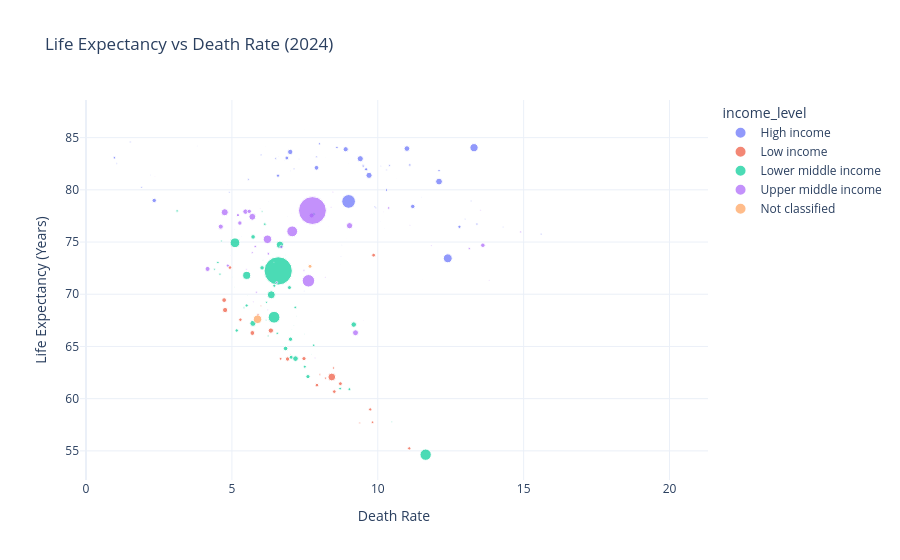

Write notebook code for a chart like this one.
### Code cell
import pandas as pd
import plotly.express as px

df = pd.read_csv("health_indicators.csv")

latest_year = df["year"].max()

plot_data = df[df["year"] == latest_year]

fig = px.scatter(
    plot_data,
    x="death_rate",
    y="life_expectancy",
    color="income_level",
    hover_name="country_name",
    size="population",
    title=f"Life Expectancy vs Death Rate ({latest_year})"
)

fig.update_layout(
    template="plotly_white",
    xaxis_title="Death Rate",
    yaxis_title="Life Expectancy (Years)"
)

fig.show()

### Figure 1 — Plotly figure (JSON) as saved in the notebook; plotly's stock layout.template omitted (floating-point values rounded to 4 significant figures)
{"data": [{"hovertemplate": "<b>%{hovertext}</b><br><br>income_level=High income<br>death_rate=%{x}<br>life_expectancy=%{y}<br>population=%{marker.size}<extra></extra>", "hovertext": ["Aruba", "Andorra", "United Arab Emirates", "American Samoa", "Antigua and Barbuda", "Australia", "Austria", "Belgium", "Bulgaria", "Bahrain", "Bahamas, The", "Bermuda", "Barbados", "Brunei Darussalam", "Canada", "Switzerland", "Chile", "Costa Rica", "Curacao", "Cayman Islands", "Cyprus", "Czechia", "Germany", "Denmark", "Spain", "Estonia", "Finland", "France", "Faroe Islands", "United Kingdom", "Greece", "Greenland", "Guam", "Guyana", "Croatia", "Hungary", "Isle of Man", "Ireland", "Iceland", "Italy", "Japan", "St. Kitts and Nevis", "Korea, Rep.", "Kuwait", "Liechtenstein", "Lithuania", "Luxembourg", "Latvia", "St. Martin (French part)", "Monaco", "Malta", "Northern Mariana Islands", "New Caledonia", "Netherlands", "Norway", "Nauru", "New Zealand", "Oman", "Panama", "Palau", "Poland", "Puerto Rico (US)", "Portugal", "French Polynesia", "Qatar", "Romania", "Russian Federation", "Saudi Arabia", "Singapore", "San Marino", "Slovak Republic", "Slovenia", "Sweden", "Sint Maarten (Dutch part)", "Seychelles", "Turks and Caicos Islands", "Trinidad and Tobago", "Uruguay", "United States", "British Virgin Islands", "Virgin Islands (U.S.)"], "legendgroup": "High income", "marker": {"color": "#636efa", "size": [108000.0, 81940.0, 10990000.0, 46760.0, 93770.0, 27200000.0, 9178000.0, 11860000.0, 6441000.0, 1589000.0, 401300.0, 64640.0, 282500.0, 462700.0, 41290000.0, 9006000.0, 19760000.0, 5130000.0, 156000.0, 74460.0, 1358000.0, 10910000.0, 83520000.0, 5977000.0, 48850000.0, 1372000.0, 5620000.0, 68550000.0, 54680.0, 69230000.0, 10410000.0, 56840.0, 167800.0, 831100.0, 3866000.0, 9562000.0, 84160.0, 5396000.0, 386500.0, 58950000.0, 124000000.0, 46840.0, 51750000.0, 4897000.0, 40450.0, 2888000.0, 677000.0, 1866000.0, 26130.0, 38630.0, 568800.0, 44280.0, 292600.0, 17990000.0, 5572000.0, 11950.0, 5288000.0, 5282000.0, 4516000.0, 17700.0, 36560000.0, 3203000.0, 10690000.0, 281800.0, 2858000.0, 19050000.0, 143500000.0, 35300000.0, 6037000.0, 33980.0, 5422000.0, 2127000.0, 10570000.0, 43350.0, 121400.0, 46540.0, 1368000.0, 3387000.0, 340100000.0, 39470.0, 104400.0], "sizemode": "area", "sizeref": 3627000.0, "symbol": "circle"}, "mode": "markers", "name": "High income", "orientation": "v", "showlegend": true, "type": "scatter", "x": [7.778, 6.139, 0.972, 7.293, 7.028, 6.884, 9.6, 9.5, 15.6, 2.21, 8.77, 9.004, 10.23, 5.335, 7.9, 8.0, 6.58, 5.566, 10.1, 4.863, 7.016, 10.3, 12.1, 9.5, 8.9, 11.5, 10.4, 9.4, 8.203, 9.701, 12.1, 9.3, 6.92, 7.477, 13.2, 13.4, 10.65, 6.5, 6.8, 11.0, 13.3, 9.977, 7.0, 1.52, 7.5, 13.0, 6.6, 14.3, 9.657, 20.14, 7.3, 4.977, 6.251, 9.6, 7.9, 7.574, 7.13, 1.904, 4.914, 11.73, 11.2, 10.3, 11.1, 3.808, 1.051, 12.8, 12.4, 2.337, 6.0, 7.5, 9.9, 10.1, 8.6, 8.303, 7.0, 7.39, 8.739, 9.933, 9.0, 6.049, 9.2], "xaxis": "x", "y": [76.5, 84.19, 83.07, 72.99, 77.77, 83.05, 82.0, 82.3, 75.76, 81.42, 74.71, 82.49, 76.33, 75.5, 82.11, 84.41, 81.36, 81.0, 76.99, 80.54, 81.82, 79.98, 80.79, 82.25, 83.89, 79.3, 82.34, 82.98, 83.08, 81.39, 81.84, 70.27, 77.42, 70.32, 78.93, 76.72, 81.09, 83.01, 82.81, 83.95, 84.04, 72.28, 83.63, 84.58, 84.2, 77.2, 83.2, 76.43, 80.44, 86.5, 82.96, 78.95, 78.92, 81.97, 83.16, 62.28, 82.01, 80.25, 79.78, 69.38, 78.41, 81.9, 82.38, 84.19, 82.52, 76.46, 73.44, 78.98, 83.35, 85.82, 78.37, 82.29, 84.06, 76.53, 76.3, 78.18, 73.62, 78.29, 78.89, 77.43, 80.77], "yaxis": "y"}, {"hovertemplate": "<b>%{hovertext}</b><br><br>income_level=Low income<br>death_rate=%{x}<br>life_expectancy=%{y}<br>population=%{marker.size}<extra></extra>", "hovertext": ["Afghanistan", "Burundi", "Burkina Faso", "Central African Republic", "Congo, Dem. Rep.", "Eritrea", "Gambia, The", "Guinea-Bissau", "Liberia", "Madagascar", "Mali", "Mozambique", "Malawi", "Niger", "Korea, Dem. People's Rep.", "Rwanda", "Sudan", "Sierra Leone", "Somalia, Fed. Rep.", "South Sudan", "Syrian Arab Republic", "Chad", "Togo", "Uganda", "Yemen, Rep."], "legendgroup": "Low income", "marker": {"color": "#EF553B", "size": [42650000.0, 14050000.0, 23550000.0, 5331000.0, 109300000.0, 3536000.0, 2760000.0, 2201000.0, 5613000.0, 31960000.0, 24480000.0, 34630000.0, 21660000.0, 27030000.0, 26500000.0, 14260000.0, 50450000.0, 8642000.0, 19010000.0, 11940000.0, 24670000.0, 20300000.0, 9515000.0, 50020000.0, 40580000.0], "sizemode": "area", "sizeref": 3627000.0, "symbol": "circle"}, "mode": "markers", "name": "Low income", "orientation": "v", "showlegend": true, "type": "scatter", "x": [5.702, 6.67, 7.915, 9.379, 8.424, 5.995, 6.249, 7.009, 8.016, 7.471, 8.51, 6.908, 5.292, 8.719, 9.858, 5.895, 6.335, 8.211, 9.741, 9.821, 4.932, 11.08, 8.486, 4.767, 4.734], "xaxis": "x", "y": [66.29, 63.82, 61.29, 57.67, 62.07, 68.89, 66.06, 64.25, 62.32, 63.84, 60.67, 63.8, 67.56, 61.43, 73.74, 68.02, 66.52, 61.96, 58.97, 57.74, 72.56, 55.24, 62.94, 68.49, 69.44], "yaxis": "y"}, {"hovertemplate": "<b>%{hovertext}</b><br><br>income_level=Lower middle income<br>death_rate=%{x}<br>life_expectancy=%{y}<br>population=%{marker.size}<extra></extra>", "hovertext": ["Angola", "Benin", "Bangladesh", "Bolivia", "Bhutan", "Cote d'Ivoire", "Cameroon", "Congo, Rep.", "Comoros", "Djibouti", "Egypt, Arab Rep.", "Micronesia, Fed. Sts.", "Ghana", "Guinea", "Honduras", "Haiti", "India", "Jordan", "Kenya", "Kyrgyz Republic", "Cambodia", "Kiribati", "Lao PDR", "Lebanon", "Sri Lanka", "Lesotho", "Morocco", "Myanmar", "Mauritania", "Namibia", "Nigeria", "Nicaragua", "Nepal", "Pakistan", "Philippines", "Papua New Guinea", "Senegal", "Solomon Islands", "Sao Tome and Principe", "Eswatini", "Tajikistan", "Timor-Leste", "Tunisia", "Tanzania", "Uzbekistan", "Viet Nam", "Vanuatu", "Zambia", "Zimbabwe"], "legendgroup": "Lower middle income", "marker": {"color": "#00cc96", "size": [37890000.0, 14460000.0, 173600000.0, 12410000.0, 791500.0, 31930000.0, 29120000.0, 6333000.0, 866600.0, 1169000.0, 116500000.0, 113200.0, 34430000.0, 14750000.0, 10830000.0, 11770000.0, 1451000000.0, 11550000.0, 56430000.0, 7222000.0, 17640000.0, 134500.0, 7770000.0, 5806000.0, 21920000.0, 2337000.0, 38080000.0, 54500000.0, 5169000.0, 3030000.0, 232700000.0, 6916000.0, 29650000.0, 251300000.0, 115800000.0, 10580000.0, 18500000.0, 819200.0, 235500.0, 1243000.0, 10590000.0, 1401000.0, 12280000.0, 68560000.0, 36360000.0, 101000000.0, 327800.0, 21310000.0, 16630000.0], "sizemode": "area", "sizeref": 3627000.0, "symbol": "circle"}, "mode": "markers", "name": "Lower middle income", "orientation": "v", "showlegend": true, "type": "scatter", "x": [6.84, 8.71, 5.105, 7.172, 6.065, 7.607, 7.032, 6.241, 7.123, 7.487, 5.506, 7.712, 7.009, 9.028, 4.519, 7.804, 6.587, 3.121, 7.18, 4.4, 6.454, 7.059, 6.187, 6.035, 7.8, 10.48, 5.726, 9.176, 5.414, 6.176, 11.64, 4.636, 6.972, 6.445, 6.35, 6.554, 5.505, 5.083, 5.53, 7.731, 4.591, 7.219, 6.128, 5.721, 6.034, 6.646, 5.018, 5.165, 7.498], "xaxis": "x", "y": [64.81, 60.96, 74.93, 68.74, 73.26, 62.11, 63.97, 66.0, 67.02, 66.2, 71.81, 67.36, 65.69, 60.9, 73.04, 65.12, 72.23, 77.98, 63.83, 72.4, 70.82, 66.6, 69.22, 77.94, 77.67, 57.8, 75.49, 67.09, 68.71, 67.52, 54.63, 75.1, 70.64, 67.8, 69.95, 66.26, 68.92, 70.69, 69.91, 64.26, 71.93, 67.9, 76.71, 67.21, 72.53, 74.74, 71.65, 66.53, 63.06], "yaxis": "y"}, {"hovertemplate": "<b>%{hovertext}</b><br><br>income_level=Upper middle income<br>death_rate=%{x}<br>life_expectancy=%{y}<br>population=%{marker.size}<extra></extra>", "hovertext": ["Albania", "Argentina", "Armenia", "Azerbaijan", "Bosnia and Herzegovina", "Belarus", "Belize", "Brazil", "Botswana", "China", "Colombia", "Cabo Verde", "Cuba", "Dominica", "Dominican Republic", "Algeria", "Ecuador", "Fiji", "Gabon", "Georgia", "Equatorial Guinea", "Grenada", "Guatemala", "Indonesia", "Iran, Islamic Rep.", "Iraq", "Jamaica", "Kazakhstan", "Libya", "St. Lucia", "Moldova", "Maldives", "Mexico", "Marshall Islands", "North Macedonia", "Montenegro", "Mongolia", "Mauritius", "Malaysia", "Peru", "Paraguay", "El Salvador", "Serbia", "Suriname", "Thailand", "Turkmenistan", "Tonga", "Turkiye", "Tuvalu", "Ukraine", "St. Vincent and the Grenadines", "Samoa", "Kosovo", "South Africa"], "legendgroup": "Upper middle income", "marker": {"color": "#ab63fa", "size": [2377000.0, 45700000.0, 3034000.0, 10200000.0, 3164000.0, 9133000.0, 417100.0, 212000000.0, 2521000.0, 1409000000.0, 52890000.0, 524900.0, 10980000.0, 66200.0, 11430000.0, 46810000.0, 18140000.0, 928800.0, 2539000.0, 3700000.0, 1893000.0, 117200.0, 18410000.0, 283500000.0, 91570000.0, 46040000.0, 2839000.0, 20590000.0, 7381000.0, 179700.0, 2402000.0, 527800.0, 130900000.0, 37550.0, 1824000.0, 623500.0, 3525000.0, 1246000.0, 35560000.0, 34220000.0, 6929000.0, 6338000.0, 6586000.0, 634400.0, 71670000.0, 7494000.0, 104200.0, 85520000.0, 9646.0, 37860000.0, 100600.0, 218000.0, 1594000.0, 64010000.0], "sizemode": "area", "sizeref": 3627000.0, "symbol": "circle"}, "mode": "markers", "name": "Upper middle income", "orientation": "v", "showlegend": true, "type": "scatter", "x": [8.457, 7.732, 8.4, 5.8, 13.52, 13.14, 4.96, 7.068, 5.738, 7.76, 5.466, 5.096, 10.38, 12.62, 6.249, 4.618, 5.207, 9.511, 6.226, 11.84, 7.851, 8.918, 4.86, 7.624, 4.754, 4.166, 8.206, 6.697, 6.534, 8.712, 13.82, 2.364, 6.219, 7.131, 11.1, 10.2, 5.5, 10.0, 5.273, 5.595, 5.697, 7.47, 14.9, 6.841, 9.033, 5.836, 6.442, 5.7, 9.268, 13.6, 11.54, 6.16, 5.973, 9.237], "xaxis": "x", "y": [79.78, 77.54, 78.32, 74.58, 78.04, 74.37, 73.74, 76.02, 69.29, 78.02, 77.91, 76.22, 78.26, 71.29, 73.87, 76.47, 77.58, 67.46, 68.51, 74.66, 63.91, 75.37, 72.75, 71.29, 77.85, 72.42, 71.61, 74.53, 71.12, 72.85, 71.33, 81.28, 75.26, 67.08, 76.62, 77.89, 72.4, 73.79, 76.82, 77.94, 73.98, 72.3, 75.97, 73.76, 76.56, 70.2, 73.07, 77.42, 67.26, 74.69, 71.38, 71.83, 78.22, 66.31], "yaxis": "y"}, {"hovertemplate": "<b>%{hovertext}</b><br><br>income_level=Not classified<br>death_rate=%{x}<br>life_expectancy=%{y}<br>population=%{marker.size}<extra></extra>", "hovertext": ["Ethiopia", "Venezuela, RB"], "legendgroup": "Not classified", "marker": {"color": "#FFA15A", "size": [132100000.0, 28410000.0], "sizemode": "area", "sizeref": 3627000.0, "symbol": "circle"}, "mode": "markers", "name": "Not classified", "orientation": "v", "showlegend": true, "type": "scatter", "x": [5.879, 7.678], "xaxis": "x", "y": [67.6, 72.67], "yaxis": "y"}], "layout": {"legend": {"itemsizing": "constant", "title": {"text": "income_level"}, "tracegroupgap": 0}, "title": {"text": "Life Expectancy vs Death Rate (2024)"}, "xaxis": {"anchor": "y", "domain": [0, 1], "title": {"text": "Death Rate"}}, "yaxis": {"anchor": "x", "domain": [0, 1], "title": {"text": "Life Expectancy (Years)"}}}}
